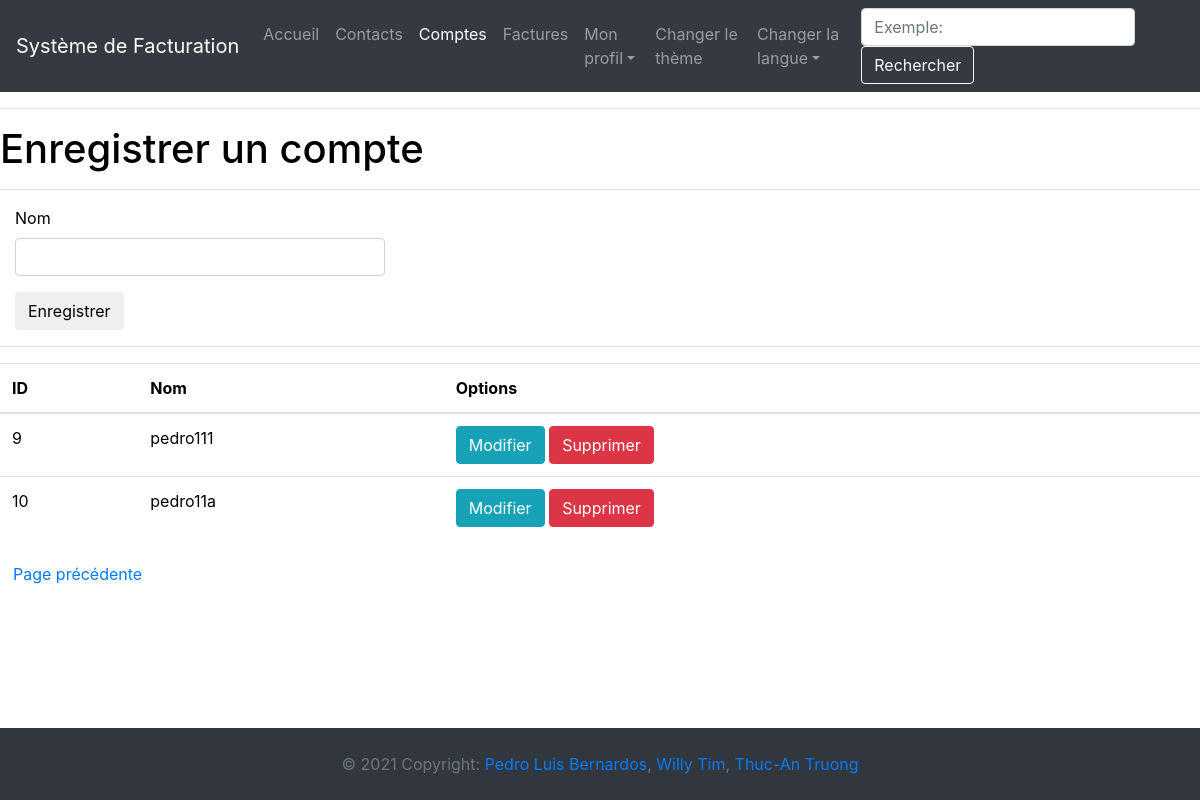
The page /comptes?page=2 (signed in) on the database its author committed.
### app/models.py (models this page shows, shortened)
class Compte(db.Model):
    __tablename__ = "compte"
    id = db.Column(db.Integer, primary_key=True)
    name = db.Column(db.String(50), unique=False, nullable=False)
    user_id = db.Column(db.Integer, db.ForeignKey('user.id'))
    profilEntreprise_id = db.Column(db.Integer, db.ForeignKey('profilEntreprise.id'))
    facture = db.relationship('Facture', back_populates="compte")
    user = relationship("User", back_populates="compte")
    profilEntreprise = relationship("CompanyProfil", back_populates="compte")

### app/entrees/routes.py (the view, shortened to what this page needs)
@bp.route('/comptes', methods=['GET', 'POST'])
@login_required
def comptes():
    if current_user.profilEntreprise:
        form = CompteForm()
        page = request.args.get('page', 1, type=int)
        comptes = Compte.query.filter_by(user_id=current_user.id, profilEntreprise_id=current_user.profil_courrant).paginate(page, app.config['COMPTES_PAR_PAGE'], False)
        next_url = url_for('entrees.comptes', page=comptes.next_num) if comptes.has_next else None
        prev_url = url_for('entrees.comptes', page=comptes.prev_num) if comptes.has_prev else None
        return render_template("entrees/comptes.html", title=_('Comptes'), form=form, comptes=comptes.items, next_url=next_url, prev_url=prev_url)
    else:
        flash(_('Veuillez créer un profil d\'entreprise avant d\'effectuer cette action.'))
        return redirect(url_for('entrees.index'))

### app/entrees/forms.py
class CompteForm(FlaskForm):
    name = StringField(_l('Nom'), validators=[DataRequired(message=_l("Veuillez entrer un nom")), Length(min=1, max=50, message=_l('Veuillez écrire entre 1 et 50 caractères'))])
    submit = SubmitField(_l('Enregistrer'))

### app/__init__.py (called while the page is built)
@app.context_processor
def inject_conf_var():
    return dict(AVAILABLE_LANGUAGES=app.config['LANGUAGES'], CURRENT_LANGUAGE=session.get('language',request.accept_languages.best_match(app.config['LANGUAGES'].keys())))

### app/models.py (called while the page is built)
@login.user_loader
def load_user(id):
    return User.query.get(int(id))

### app/routes.py (called while the page is built)
@app.before_request
def before_request():
    if current_user.is_authenticated:
        current_user.last_seen = datetime.utcnow()
        db.session.commit()

### app/templates/entrees/comptes.html (shortened to what this page needs)
{% extends "base.html" %}
{% import 'bootstrap/wtf.html' as wtf %}
{% block app_content %}
    <h1>{{ _('Enregistrer un compte') }}</h1>
    <hr>
    {% if form %}
        <div class="form-group">
            <div class="col-md-4">
                {{ wtf.quick_form(form) }}
            </div>
        </div>
        <hr>
    {% endif %}
    <table class="table table-hover">
        <thead>
          <tr>
            <th scope="col">ID</th>
            <th scope="col">{{ _('Nom') }}</th>
            <th scope="col">{{ _('Options') }}</th>
          </tr>
        </thead>
        <tbody>
    {% for compte in comptes %}
        <tr>
            <td>{{ compte.id }}</td>
            <td>{{ compte.name }}</td>
            <td>
                <a class="btn btn-info" href="{{ url_for('entrees.update_compte', compte_id=compte.id) }}">{{ _('Modifier') }}</a>
                <a class="btn btn-danger" href="{{ url_for('entrees.delete_compte', compte_id=compte.id) }}">{{ _('Supprimer') }}</a>
            </td>
        </tr>
    {% endfor %}
        </tbody>
    </table>
    {% if prev_url %}
        <a class="btn btn-link" href="{{ prev_url }}">{{ _('Page précédente') }}</a>
    {% endif %}
    <br><br>
{% endblock %}

### app/static/css/style.css (style rules this page uses)
html { color: black; background-color: white; }

### rows shown on the page
Compte: id "9", name "pedro111"
Compte: id "10", name "pedro11a"
